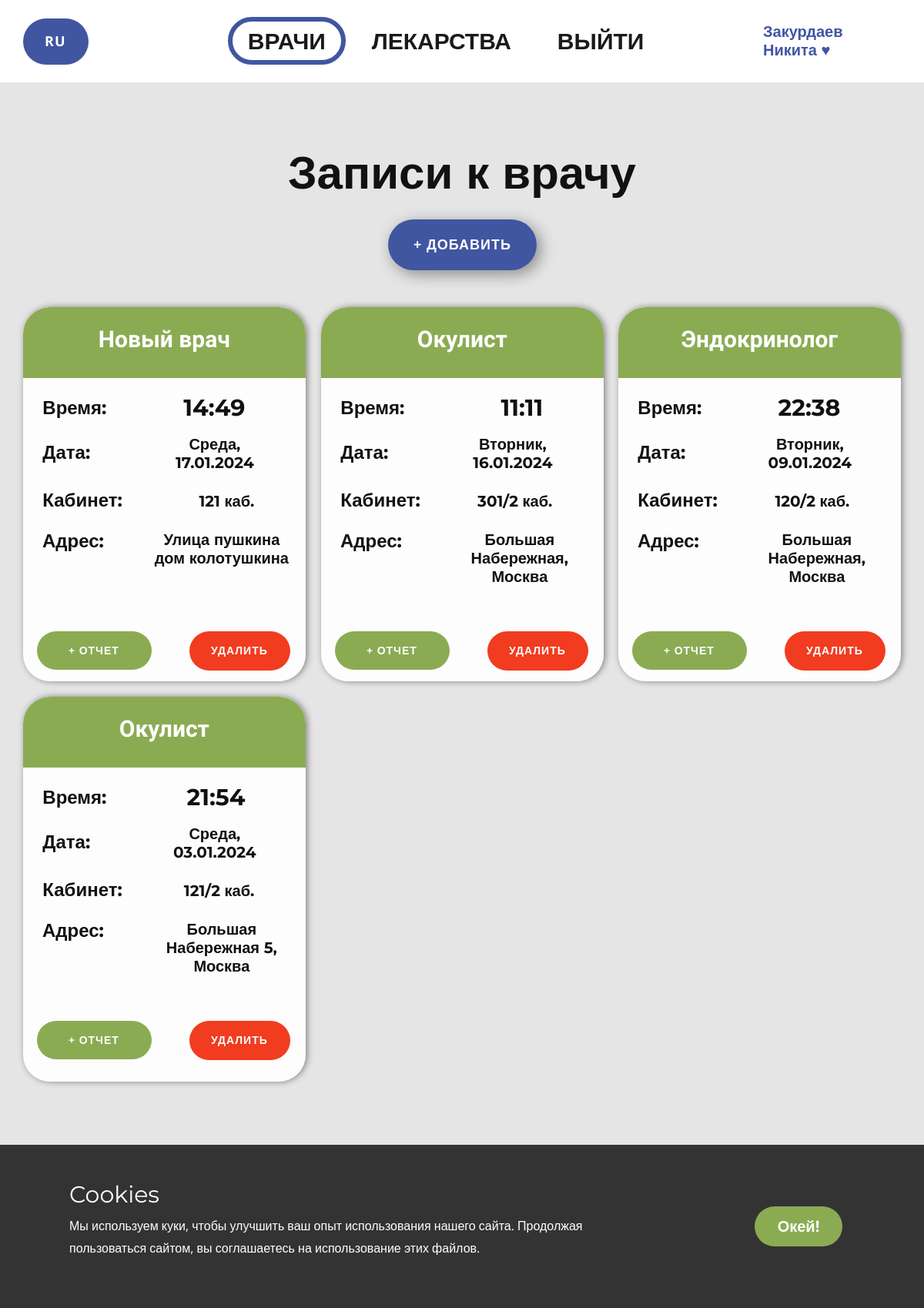
Screenshot of /doctors/ (signed in) with the database file from the repository.
### doctor-site/doctors_appointment/models.py (models this page shows, shortened)
class Appointment(BaseEntityModel):
    class Meta:
        verbose_name = "Запись к врачу"
        verbose_name_plural = "Записи к врачу"
    doctor = models.CharField(verbose_name="Врач", max_length=14, blank=False)
    date = models.DateField(verbose_name="Дата", help_text="Формат: XX.XX.XXXX", blank=False)
    time = models.TimeField(verbose_name="Время", help_text="Формат: XX:XX", blank=False)
    address = models.CharField(verbose_name="Адрес", max_length=80, blank=False)
    office_number = models.CharField(verbose_name="Кабинет", max_length=6, blank=False)
    additional_file = models.FileField(verbose_name="Дополнительный файл", blank=True, null=True, upload_to='%Y/%m/%d/', validators=[FileExtensionValidator(allowed_extensions=['txt','pdf', 'doc', 'docx', 'jpg', 'png', 'jpeg'])])
    health_troubles = models.TextField(verbose_name="Жалобы", blank=True, null=True)
    report = models.TextField(verbose_name="Отчет после приема", blank=True, null=True)
    objects = models.Manager() # базовый
    active_appointments_sorted = ActiveAppointmentManager() # кастомный
    def is_report_was_added(self):
        formatted = self.report.strip().replace('.','').replace(',','')
        return len(formatted) >= 3

### doctor-site/doctors_appointment/views.py (the view)
# urls.py: path('', display_doctors, name='display_doctors'),
@login_required
def display_doctors(request):
    context = {}
    appointments = Appointment.active_appointments_sorted.filter(patient=request.user)
    for appt in appointments: # смотрим, какие записи уже истекли
        if not appt.is_ended:
            if appt.is_appointment_over():
                appt.is_ended = True
                appt.save()
    context['appointments'] = appointments
    return render(request, 'doctors_appointment/doctors.html', context)

### doctor-site/doctors_appointment/templates/doctors_appointment/doctors.html (shortened to what this page needs)
{% load static %}
<DOCTYPE html>
<html style="font-size: 16px;" lang="ru-RU">
   <head>
      <link rel="stylesheet" href="{% static 'doctors_appointment/nicepage.css' %}" media="screen">
      <link rel="stylesheet" href="{% static 'doctors_appointment/doctors.css' %}" media="screen">
   </head>
   <body data-path-to-root="./" data-include-products="false" class="u-body u-xl-mode" data-lang="ru">
      <header class="u-clearfix u-header u-header" id="sec-f2bc">
         <div class="u-clearfix u-sheet u-valign-middle-md u-valign-middle-sm u-valign-middle-xs u-sheet-1">
            <nav class="u-align-center u-menu u-menu-one-level u-offcanvas u-menu-1" data-responsive-from="MD">
               <div class="u-custom-menu u-nav-container">
                  <ul class="u-nav u-unstyled u-nav-1">
                     {% if user.is_authenticated %}
                        <li class="u-nav-item">ㅤㅤㅤㅤㅤ</li>
                     {% endif %}
                     <li class="u-nav-item"><a class="u-border-6 u-border-active-custom-color-4 u-border-hover-palette-3-light-1 u-button-style u-nav-link u-radius u-text-active-grey-90 u-text-grey-90 u-text-hover-grey-90" href="{% url 'doctors:display_doctors' %}" style="--radius:35px; padding: 10px 20px;">Врачи</a></li>
                     <li class="u-nav-item"><a class="u-border-6 u-border-active-custom-color-4 u-border-hover-palette-3-light-1 u-button-style u-nav-link u-radius u-text-active-grey-90 u-text-grey-90 u-text-hover-grey-90" href="{% url 'medicine:display_medicines' %}" style="--radius:35px; padding: 10px 20px;">Лекарства</a></li>
                     {% if user.is_authenticated %}
                        <li class="u-nav-item"><a class="u-border-6 u-border-active-custom-color-4 u-border-hover-palette-3-light-1 u-button-style u-nav-link u-radius u-text-active-grey-90 u-text-grey-90 u-text-hover-grey-90" href="{% url 'users:logout' %}" style="--radius:35px; padding: 10px 20px;">Выйти</a></li>
                     {% endif %}
                  </ul>
               </div>
            </nav>
            <h6 class="u-align-left-xl u-align-right-lg u-align-right-md u-align-right-sm u-align-right-xs u-text u-text-custom-color-4 u-text-1">
               <a href="{% url 'users:profile' %}">{{ user.last_name }} {{ user.first_name }}</a>
            </h6>
            <a href="{% url 'welcome:page_in_progress' %}" class="u-active-palette-3-light-2 u-align-left u-border-none u-btn u-button-style u-custom-color-4 u-hover-palette-3-light-1 u-btn-1" data-animation-name="customAnimationIn" data-animation-duration="1500" data-animation-delay="250">RU</a>
         </div>
      </header>
      <section class="u-clearfix u-grey-10 u-section-1" id="carousel_42c8">
         <div class="u-clearfix u-sheet u-sheet-1">
            <h2 class="u-align-center u-text u-text-default u-text-1" data-animation-name="customAnimationIn" data-animation-duration="1500" data-animation-delay="250">{% if appointments.count > 0 %} Записи к врачу {% else %} Пока записей нет! :) {% endif %}</h2>
            <a href="{% url 'doctors:add_doctors_appointment' %}" class="u-active-palette-3-light-2 u-align-center u-border-none u-btn u-button-style u-custom-color-4 u-hover-palette-3-light-1 u-btn-1" data-animation-name="customAnimationIn" data-animation-duration="1500" data-animation-delay="250">+ Добавить</a>
            <div class="u-expanded-width u-list u-list-1">
               <div class="u-repeater u-repeater-1">
                  {% for appt in appointments %}
                  {% if not appt.is_ended %}
                  <div class="u-align-center u-container-style u-list-item u-opacity u-opacity-90 u-radius u-repeater-item u-shape-round u-white u-list-item-1" data-animation-name="customAnimationIn" data-animation-duration="1500" data-animation-delay="250">
                     <div class="u-container-layout u-similar-container u-container-layout-1">
                        <div class="u-container-align-center u-container-style u-custom-color-4 u-custom-item u-expanded-width u-group u-radius u-shape-round u-group-1">
                           <div class="u-container-layout u-valign-middle-lg u-valign-middle-md u-valign-middle-sm u-valign-middle-xs u-container-layout-2">
                              <h3 class="u-align-center u-custom-font u-font-raleway u-hover-feature u-text u-text-default u-text-2"><a href="{% url 'doctors:edit_appointment' appt.id %}">{{ appt.doctor }}</a></h3>
                           </div>
                        </div>
                        <div class="u-container-style u-custom-item u-expanded-width-sm u-expanded-width-xs u-group u-shape-rectangle u-group-2">
                           <div class="u-container-layout">
                              <h3 class="u-align-right u-text u-text-default u-text-3">{{ appt.time }}</h3>
                              <h3 class="u-align-left u-text u-text-default u-text-4">Время:</h3>
                           </div>
                        </div>
                        <div class="u-container-style u-expanded-width-sm u-expanded-width-xs u-group u-shape-rectangle u-group-3">
                           <div class="u-container-layout">
                              <h3 class="u-align-center u-text u-text-14">{{ appt.date|date:'l,' }}<br>{{ appt.date|date:'d.m.Y' }}</h3>
                              <h3 class="u-align-left u-custom-item u-text u-text-default u-text-6">Дата:</h3>
                           </div>
                        </div>
                        <div class="u-container-style u-expanded-width-sm u-expanded-width-xs u-group u-shape-rectangle u-group-4">
                           <div class="u-container-layout">
                              <h3 class="u-align-left u-text u-text-default u-text-7">Кабинет:</h3>
                              <h3 class="u-align-right u-text u-text-default u-text-8">{{ appt.office_number }} каб.</h3>
                           </div>
                        </div>
                        <div class="u-align-center u-container-style u-expanded-width u-group u-shape-rectangle u-group-5">
                           <div class="u-container-layout u-container-layout-6">
                              <h3 class="u-custom-item u-text u-text-default u-text-9">Адрес:</h3>
                              <h3 class="u-custom-item u-text u-text-10">{{ appt.address }}<br>
                              </h3>
                           </div>
                        </div>
                        <div class="u-container-style u-custom-item u-expanded-width u-group u-shape-rectangle u-group-6">
                            <div class="u-container-layout u-valign-middle-lg u-valign-middle-md u-container-layout-7">
                              <a href="{% url 'doctors:edit_appointment' appt.id %}" class="u-active-palette-3-light-2 u-align-center u-border-none u-btn u-button-style u-custom-color-4 u-custom-item u-hover-palette-3-light-1 u-btn-2">Инфо</a>
                              <a href="javascript:void(0);" data-id="{{ appt.id }}" onclick="deleteAppointment(this);" class="u-active-palette-1-light-2 u-align-center u-btn u-button-style u-custom-color-3 u-hover-palette-1-light-1 u-btn-3">Удалить</a>
                          </div>
                        </div>
                     </div>
                  </div>
                  {% else %}
                  <div class="u-align-center u-container-style u-list-item u-opacity u-opacity-90 u-radius u-repeater-item u-shape-round u-white u-list-item-2" data-animation-name="customAnimationIn" data-animation-duration="1500" data-animation-delay="250">
                     <div class="u-container-layout u-similar-container u-container-layout-8">
                        <div class="u-container-align-center-xl u-container-style u-custom-color-6 u-custom-item u-expanded-width u-group u-radius u-shape-round u-group-7">
                           <div class="u-container-layout u-valign-middle-lg u-valign-middle-md u-valign-middle-sm u-valign-middle-xs u-container-layout-9">
                              <h3 class="u-align-center u-custom-font u-font-raleway u-hover-feature u-text u-text-default u-text-11"><a href="{% url 'doctors:edit_appointment' appt.id %}">{{ appt.doctor }}</a></h3>
                           </div>
                        </div>
                        <div class="u-container-style u-custom-item u-expanded-width-sm u-expanded-width-xs u-group u-shape-rectangle u-group-8">
                           <div class="u-container-layout">
                              <h3 class="u-align-right u-text u-text-default u-text-12">{{ appt.time }}</h3>
                              <h3 class="u-align-left u-text u-text-default u-text-13">Время:</h3>
                           </div>
                        </div>
                        <div class="u-container-style u-expanded-width-sm u-expanded-width-xs u-group u-shape-rectangle u-group-9">
                           <div class="u-container-layout">
                              <h3 class="u-align-center u-text u-text-14">{{ appt.date|date:'l,' }}<br>{{ appt.date|date:'d.m.Y' }}</h3>
                              <h3 class="u-align-left u-custom-item u-text u-text-default u-text-15">Дата:</h3>
                           </div>
                        </div>
                        <div class="u-container-style u-expanded-width-sm u-expanded-width-xs u-group u-shape-rectangle u-group-10">
                           <div class="u-container-layout">
                              <h3 class="u-align-left u-text u-text-default u-text-16">Кабинет:</h3>
                              <h3 class="u-align-right u-text u-text-default u-text-17">{{ appt.office_number }} каб.</h3>
                           </div>
                        </div>
                        <div class="u-align-center u-container-style u-expanded-width u-group u-shape-rectangle u-group-11">
                           <div class="u-container-layout u-container-layout-13">
                              <h3 class="u-custom-item u-text u-text-default u-text-18">Адрес:</h3>
                              <h3 class="u-custom-item u-text u-text-19">{{ appt.address }}<br>
                              </h3>
                           </div>
                        </div>
                        <div class="u-container-style u-custom-item u-expanded-width u-group u-shape-rectangle u-group-12">
                          <div class="u-container-layout u-valign-middle-lg u-valign-middle-md u-container-layout-14">
                            {% if appt.is_report_was_added %}
                               <a href="{% url 'doctors:edit_appointment' appt.id %}" class="u-active-palette-3-light-2 u-align-center u-border-none u-btn u-button-style u-custom-color-4 u-custom-item u-hover-palette-3-light-1 u-btn-2">Инфо</a>
                            {% else %}
                               <a href="{% url 'doctors:add_report' appt.id %}" class="u-active-palette-3-light-2 u-align-center u-btn u-button-style u-custom-color-6 u-custom-item u-hover-palette-3-light-1 u-btn-4">+ Отчет</a>
                            {% endif %}
                            <a href="javascript:void(0);" data-id="{{ appt.id }}" onclick="deleteAppointment(this);" class="u-active-palette-1-light-2 u-align-center u-btn u-button-style u-custom-color-3 u-hover-palette-1-light-1 u-btn-3">Удалить</a>
                         </div>
                        </div>
                     </div>
                  </div>
                  {% endif %}
                  {% endfor %}
               </div>
            </div>
         </div>
      </section>
      <footer class="u-align-center u-clearfix u-footer u-grey-80 u-footer" id="sec-59f5">
         <div class="u-clearfix u-sheet u-sheet-1">
            <p class="u-small-text u-text u-text-variant u-text-1">Сайт сделан Zimin0<br>Почта:&nbsp;work_notifications_zimino@mail.ru<br>Телеграм:&nbsp;&nbsp;https://t.me/Zimin0
            </p>
         </div>
      </footer>
      <section class="u-align-center u-clearfix u-cookies-consent u-grey-80 u-cookies-consent" id="sec-0bfd">
         <div class="u-clearfix u-sheet u-valign-middle u-sheet-1">
            <div class="data-layout-selected u-clearfix u-expanded-width u-layout-wrap u-layout-wrap-1">
               <div class="u-gutter-0 u-layout">
                  <div class="u-layout-row">
                     <div class="u-container-style u-layout-cell u-left-cell u-size-43-md u-size-43-sm u-size-43-xs u-size-46-lg u-size-46-xl u-layout-cell-1">
                        <div class="u-container-layout u-container-layout-1">
                           <h3 class="u-text u-text-default u-text-1">Cookies</h3>
                           <p class="u-text u-text-default u-text-2"> Мы используем куки, чтобы улучшить ваш опыт использования нашего сайта. Продолжая пользоваться сайтом, вы соглашаетесь на использование этих файлов.&nbsp;</p>
                        </div>
                     </div>
                     <div class="u-align-left u-container-style u-layout-cell u-right-cell u-size-14-lg u-size-14-xl u-size-17-md u-size-17-sm u-size-17-xs u-layout-cell-2">
                        <div class="u-container-layout u-valign-middle u-container-layout-2">
                           <a href="###" class="u-border-none u-btn u-button-confirm u-button-style u-custom-color-6 u-btn-1">Окей!</a>
                        </div>
                     </div>
                  </div>
               </div>
            </div>
         </div>
      </section>
   </body>
</html>

### rows the page displays
Appointment: doctor "Новый врач", time "14:49", date "Среда,", date "17.01.2024", office_number "121", address "Улица пушкина дом колотушкина", report "+ ОТЧЕТ"
Appointment: doctor "Окулист", time "11:11", date "Вторник,", date "16.01.2024", office_number "301/2", address "Большая Набережная, Москва", report "+ ОТЧЕТ"
Appointment: doctor "Эндокринолог", time "22:38", date "Вторник,", date "09.01.2024", office_number "120/2", address "Большая Набережная, Москва", report "+ ОТЧЕТ"
Appointment: doctor "Окулист", time "21:54", date "Среда,", date "03.01.2024", office_number "121/2", address "Большая Набережная 5, Москва", report "+ ОТЧЕТ"

### other values shown
{{ user.last_name }} "Закурдаев"
{{ user.first_name }} "Никита ♥"
